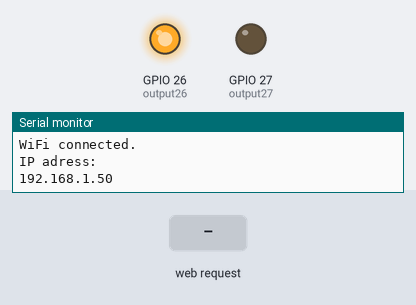
Bench run of a sketch on a simulated ESP32. Parts: output pins drawn as LEDs (lit = HIGH), the last lines printed to the serial monitor. The inputs (shaded band) are chosen by the test bench. WiFi joins after 1.5 s; servers stay silent unless stated.

Above: at 3.2 s.
3.3 s: HTTP request GET /start received
At 4.5 s:
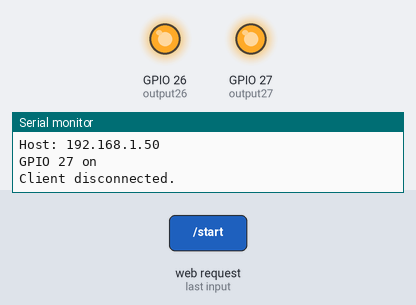
4.8 s: HTTP request GET /stop received
At 5.7 s:
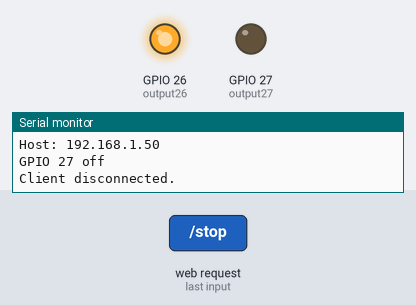
Timing chart, 0 to 7.8 s (numbered marks = the images above; inputs shaded):
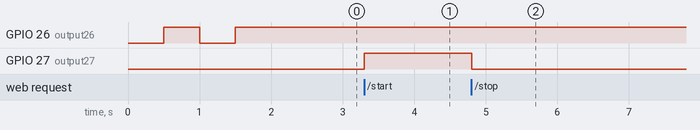

The sketch:

Test_ESP32_WiFiClient.ino
```cpp
#include "WiFi.h"

#define TXD 17
#define RXD 16

const char* ssid = "SSID";
const char* password = "PASSWORD";

//Set web server pot number to 80
WiFiServer server(80);

//Variable to store the HTTP request
String header;
String STM32data;

String output27State = "off";
const int output27 = 27;
String output26State = "off";
const int output26 = 26;

unsigned long currentTime = millis();
unsigned long previousTime = 0;
const long timeoutTime = 10;

void setup() {
  // put your setup code here, to run once:
  Serial.begin(115200);
  Serial2.begin(115200,SERIAL_8N1, RXD, TXD);

  pinMode(output27, OUTPUT);
  digitalWrite(output27, LOW);
  pinMode(output26, OUTPUT);
  digitalWrite(output26, LOW);

  //Connect to Wi-Fi network with SSID and password
  Serial.print("Connecting to ");
  Serial.println(ssid);
  WiFi.begin(ssid, password);
  while (WiFi.status() != WL_CONNECTED) {
    delay(500);
    Serial.print(".");
    digitalWrite(output26, HIGH);
    delay(500);
    digitalWrite(output26, LOW);
  }

  //Print local IP adress and start web server
  Serial.println("");
  Serial.println("WiFi connected.");
  Serial.println("IP adress: ");
  Serial.println(WiFi.localIP());
  digitalWrite(output26, HIGH);

  //Start the web server
  server.begin();
}

void loop() {
  // put your main code here, to run repeatedly
   WiFiClient client = server.available();

  if (client) {
    currentTime = millis();
    previousTime = currentTime;
    Serial.println("New Client.");
    String currentLine = "";
    while (client.connected() && currentTime - previousTime <= timeoutTime) {
      currentTime = millis();
      if (client.available()) {
        char c = client.read();
        Serial.write(c);
        header += c;
        if (c == '\n') {
          if (currentLine.length() == 0) {
            client.println("HTTP/1.1 200 OK");
            client.println("Content-type:text/html");
            client.println("Connection: close");
            client.println();

            // turns the GPIOs on and off
            if (header.indexOf("start") >= 0) {
               Serial.println("GPIO 27 on");
              output27State = "on";
              digitalWrite(output27, HIGH);
            } else if (header.indexOf("stop") >= 0) {
              Serial.println("GPIO 27 off");
              output27State = "off";
              digitalWrite(output27, LOW);
            }
            client.println();
            // Break out of the while loop
            break;
          } else {
            currentLine = "";
          }
        } else if (c != '\r') {
          currentLine += c;
        }
      }
    }
    // Clear the header variable
    header = "";
    // Close the connection
    client.stop();
    Serial.println("Client disconnected.");
    Serial.println("");
  }
}
```

Measured:
- after the input at 3.3 s, GPIO 27 (output27): LOW → HIGH at once
- after the input at 4.8 s, GPIO 27 (output27): HIGH → LOW at once
